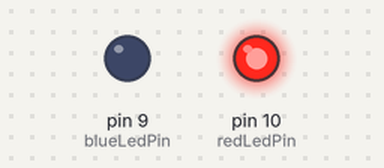
Recording of a sketch running on a simulated Arduino Uno, built with avr-gcc and run on an emulated ATmega328P. Parts: output pins drawn as LEDs (lit = HIGH).

Above: at 0.15 s.
At 9.9 s:
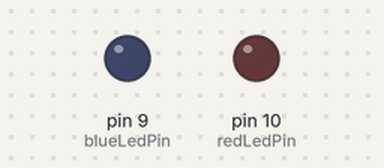
At 19.66 s:
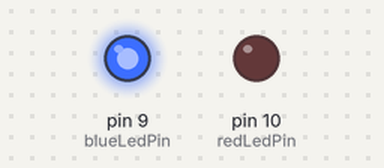
At 39.33 s:
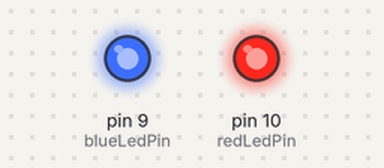
Timing chart, 0 to 40.0 s (numbered marks = the images above):
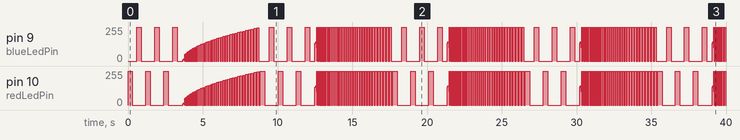

Measured:
- by itself, pin 9 (blueLedPin): 0/255 → 255/255 at 0.60 s, → 0/255 0.30 s later, → 255/255 0.90 s later, → 0/255 0.30 s later, … (406 changes in this stretch)
- by itself, pin 10 (redLedPin): 0/255 → 255/255 at 0.00 s, → 0/255 0.30 s later, → 255/255 0.90 s later, → 0/255 0.30 s later, … (406 changes in this stretch)

The sketch:

for_loop_test.ino
```cpp
/*
Title:   Two LED test program
Author:  Cheung Ka Wing
Date:    2018-12-29
Version: V1.0.0
*/

int redLedPin = 10; //declare Pin 10 as Red LED Pin
int blueLedPin = 9; //declare Pin 9 as Blue LED Pin
int redOnTime = 300; //Red LED On delay time
int redOffTime = 300; //Red LED Off delay time
int blueOnTime = 300; //Blue LED On delay time
int blueOffTime = 300; //Blue LED Off delay time
int forwardLoop = 50; // LED output higher
int e = 0;

int button = 7; //button on Pin 7
boolean ledState = true; //declare Led State default as High


void setup() {
  pinMode(redLedPin, OUTPUT); //Set redLedPin OUTPUT
  pinMode(blueLedPin, OUTPUT); //Set blueLedPin OUTPUT
  pinMode(button, INPUT); //Set button INPUT

}

void loop() {

if(button != HIGH){

    if(forwardLoop >= 30){ // Reset after every flash
      forwardLoop = 1;
  }

    for (int q = 1; q <= 3; q++){

    digitalWrite(redLedPin, HIGH);
    delay(redOnTime);
    digitalWrite(redLedPin, LOW);
    delay(redOffTime);
    digitalWrite(blueLedPin, HIGH);
    delay(blueOnTime);
    digitalWrite(blueLedPin, LOW);
    delay(blueOffTime);

  }   for (int w = 1; w <= 255; w = w + 5){
    analogWrite(redLedPin, e);
    analogWrite(blueLedPin, e);
    e = e + 5;
    delay(forwardLoop++);
    analogWrite(redLedPin, LOW);
    analogWrite(blueLedPin, LOW);
    delay(forwardLoop++);
  }

  }

  /*digitalWrite(redLedPin, ledState);
  digitalWrite(blueLedPin, ledState);

  if(digitalRead(button) != LOW){
    ledState = !ledState;
    delay(200);
  } */
}
```
